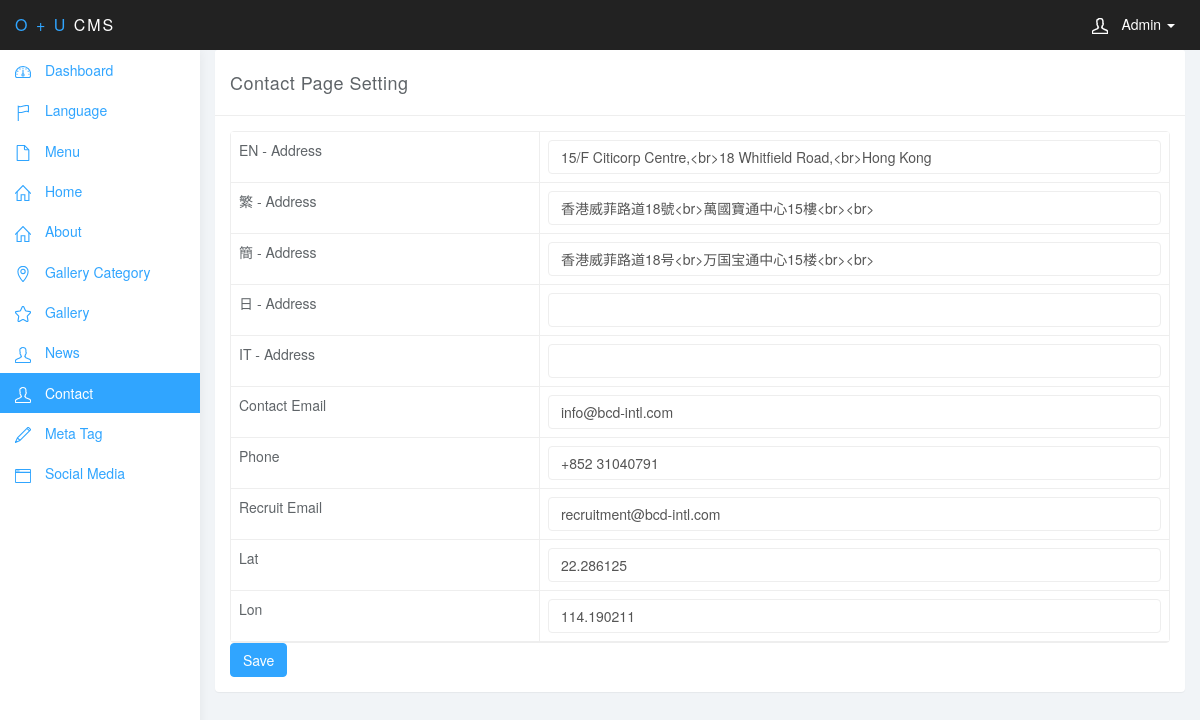
Page /oplusu_admin/contact.php (signed in) on the committed database.
### tables this page shows
CREATE TABLE `address` (
  `address_id` int(2) NOT NULL,
  `address` varchar(100) NOT NULL,
  `lang_id` int(2) NOT NULL
);

CREATE TABLE `lang_setting` (
  `lang_id` int(2) NOT NULL,
  `lang_code` varchar(2) NOT NULL,
  `display_name` varchar(10) NOT NULL,
  `open` int(1) NOT NULL
);

CREATE TABLE `contact` (
  `email` varchar(100) NOT NULL,
  `phone` varchar(20) NOT NULL,
  `email2` varchar(100) NOT NULL,
  `lat` varchar(10) NOT NULL,
  `lon` varchar(10) NOT NULL
);

### oplusu_admin/controller/contactInfo_setting.inc (the view, shortened to what this page needs)
<?php
class ContactInfoClass
{
  function GetContactInfoSetting()
  {
    $resultRow = '';
    $result = mysqli_query($link, "select l.display_name, l.lang_id, a.address from lang_setting l left outer join address a on l.lang_id = a.lang_id") or die(mysql_error());
    while($row = mysqli_fetch_array($result))
    {
      $resultRow .= '<tr><td>' . $row["display_name"] . ' - Address</td><td><input type = "text" name = "address_'. $row["lang_id"] .'" value = "'.$row["address"].'" class = "form-control"/></td></tr>';
    }
    $result = mysqli_query($link, "select * from contact") or die(mysql_error());
    if($row = mysqli_fetch_array($result))
    {
      $resultRow .= '<tr><td>Contact Email</td><td><input type = "text" name = "email" value = "'.$row["email"].'" class = "form-control"/></td></tr>';
      $resultRow .= '<tr><td>Phone</td><td><input type = "text" name = "phone" value = "'.$row["phone"].'" class = "form-control"/></td></tr>';
      $resultRow .= '<tr><td>Recruit Email</td><td><input type = "text" name = "email2" value = "'.$row["email2"].'" class = "form-control"/></td></tr>';
      $resultRow .= '<tr><td>Lat</td><td><input type = "text" name = "lat" value = "'.$row["lat"].'" class = "form-control"/></td></tr>';
      $resultRow .= '<tr><td>Lon</td><td><input type = "text" name = "lon" value = "'.$row["lon"].'" class = "form-control"/></td></tr>';
    }
    return $resultRow;
  }
}
?>

### oplusu_admin/css/styles.css (style rules this page uses)
body { background: #f1f4f7; padding-top: 50px; color: #5f6468; }
.form-control { border: 1px solid #eee; box-shadow: none; }
.fixed-table-container tbody td { border: 1px solid #eee; }
.fixed-table-container tbody td:last-child { border-right: none; }

### rows in the picture
address: lang.display_name "EN", address "15/F Citicorp Centre,<br>18 Whitfield Road,<br>Hong Kong"
address: lang.display_name "繁", address "香港威菲路道18號<br>萬國寶通中心15樓<br><br>"
address: lang.display_name "簡", address "香港威菲路道18号<br>万国宝通中心15楼<br><br>"
address: lang.display_name "日"
address: lang.display_name "IT"
contact: email "info@bcd-intl.com", phone "+852 31040791", email2 "recruitment@bcd-intl.com", lat "22.286125", lon "114.190211"
